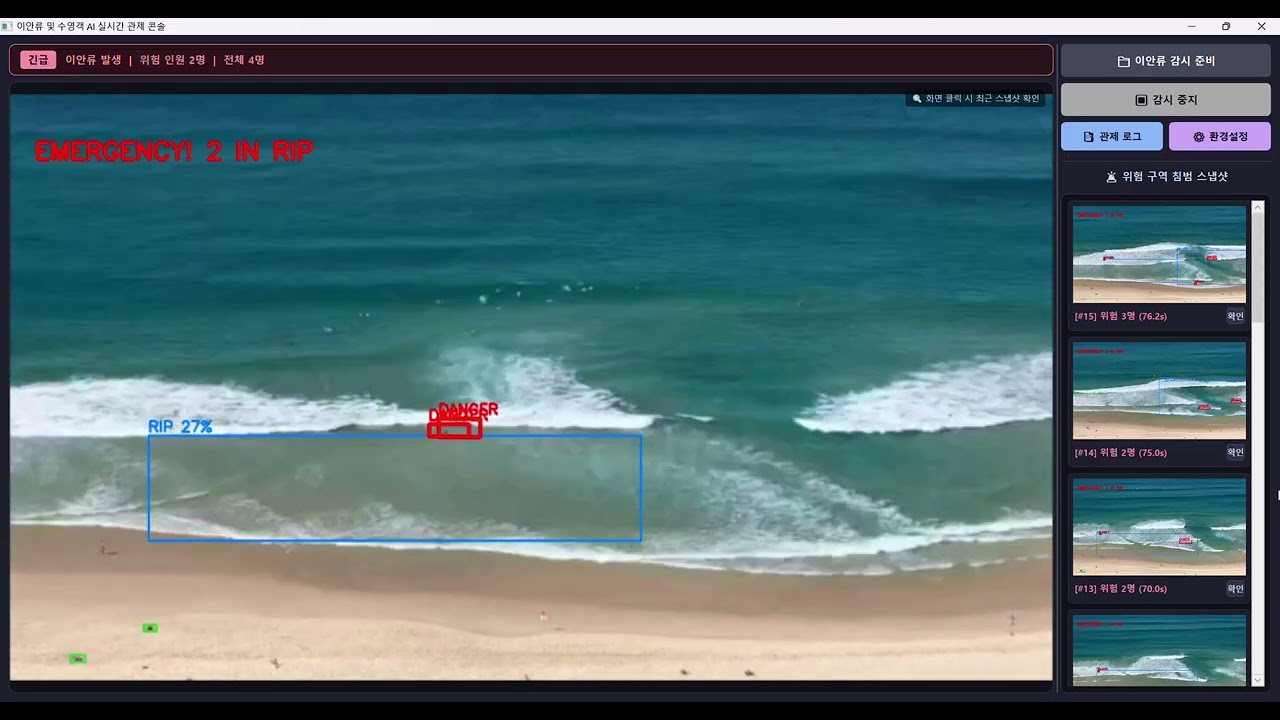
#> input picture images/desktop-console.jpg, 1280 x 720 px, found by its file name; its folder holds only this picture in this run
$ python preprocess_dup.py
#> lines starting #> are read from the running program, lines starting #| are printed output that depends on the picture
import os
import shutil
import re
import cv2
import numpy as np
from tqdm import tqdm

# ==========================================
# 1. 경로 설정 (본인 폴더 경로 확인)
# ==========================================
img_dir = "person_data/images"
lbl_dir = "person_data/labels"
dup_img_dir = "person_data/duplicate_backup/images"
dup_lbl_dir = "person_data/duplicate_backup/labels"

os.makedirs(dup_img_dir, exist_ok=True)
os.makedirs(dup_lbl_dir, exist_ok=True)

# ==========================================
# 2. 파일 자연 정렬 (frame_2 -> frame_10 순)
# ==========================================
def natural_sort_key(s):
    return [int(text) if text.isdigit() else text.lower() for text in re.split(r'(\d+)', s)]

valid_exts = ('.jpg', '.jpeg', '.png', '.bmp')
file_list = sorted([f for f in os.listdir(img_dir) if f.lower().endswith(valid_exts)], key=natural_sort_key)

print(f"총 검사 대상 이미지: {len(file_list)}장")

# ==========================================
# 3. 유사 프레임 필터링 실행
# ==========================================
MSE_THRESHOLD = 700.0  # 1200~1400대 정체 프레임 타깃 임계값
prev_img = None
removed_count = 0

for img_name in tqdm(file_list, desc="유사 프레임 정리 중"):
    img_path = os.path.join(img_dir, img_name)
    img = cv2.imread(img_path)
#> img is the input picture: shape (720, 1280, 3); mean B, G, R 113.2, 109.4, 86.6
    if img is None:
        continue

    # 미세 파도 거품 노이즈 완화를 위한 블러 + 64x64 리사이즈
    gray = cv2.cvtColor(img, cv2.COLOR_BGR2GRAY)
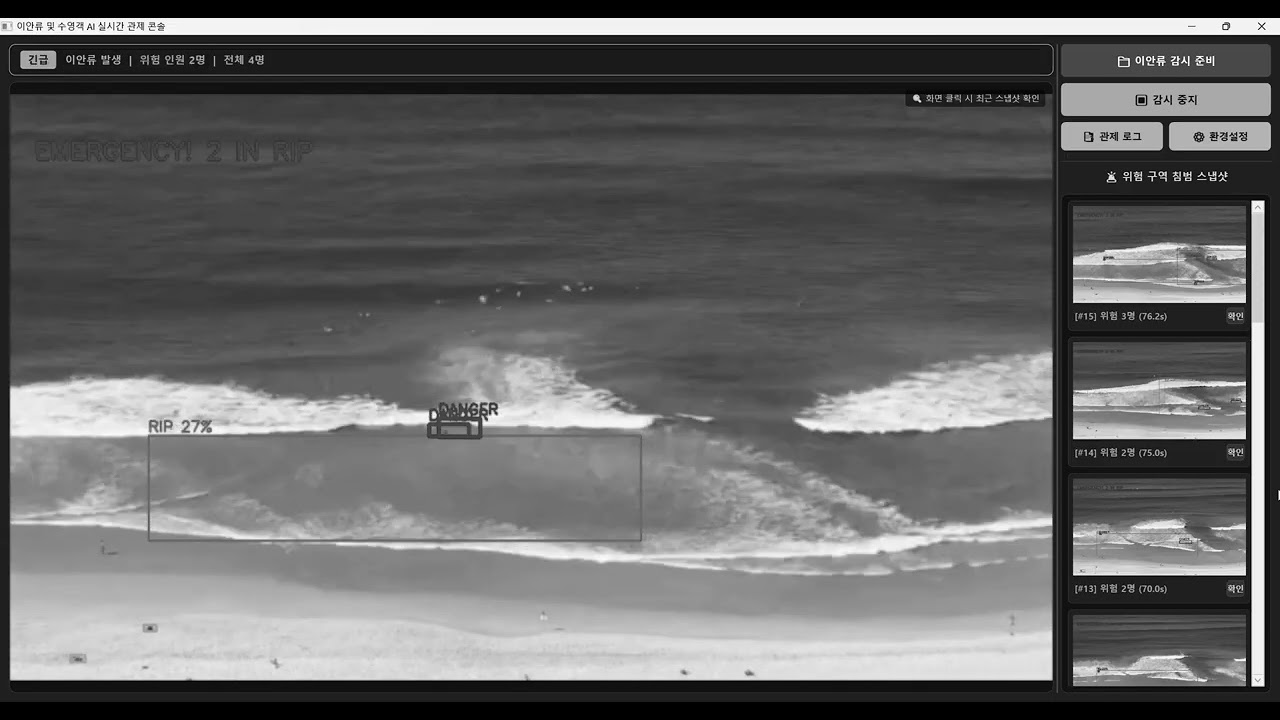
#> gray: shape (720, 1280); min 0, max 255, mean 103
    blurred = cv2.GaussianBlur(gray, (5, 5), 0)
    curr_small = cv2.resize(blurred, (64, 64))
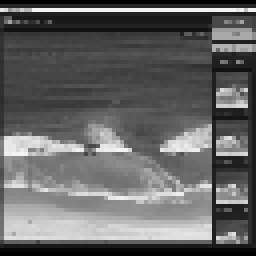
#> curr_small: shape (64, 64) (shown 4 times larger); min 0, max 245, mean 100.2

    # 첫 프레임 기준점 등록
    if prev_img is None:
        prev_img = curr_small
        continue

    # 기준 프레임과의 MSE(평균 제곱 오차) 계산
    mse = np.mean((prev_img.astype(np.float32) - curr_small.astype(np.float32)) ** 2)

    # 차이가 기준값 이하인 경우: 정체/중복 프레임으로 판정해 격리
    if mse < MSE_THRESHOLD:
        base_name = os.path.splitext(img_name)[0]
        lbl_path = os.path.join(lbl_dir, base_name + ".txt")

        shutil.move(img_path, os.path.join(dup_img_dir, img_name))
        if os.path.exists(lbl_path):
            shutil.move(lbl_path, os.path.join(dup_lbl_dir, base_name + ".txt"))

        removed_count += 1
        # 중복 이미지는 건너뛰고, 기준 프레임(prev_img)은 그대로 유지하여 다음 장과 비교
        continue

    # 의미 있는 시각적 변화가 감지되었을 때만 새 기준 프레임으로 갱신
    prev_img = curr_small

print("-" * 40)
print(f"작업 완료!")
print(f"격리된 유사 이미지: 총 {removed_count}장")
print(f"남은 정상 이미지: 총 {len(file_list) - removed_count}장")
print(f"격리 보관 위치: {dup_img_dir}")
print("-" * 40)

$ run again, on images/web-console.jpg
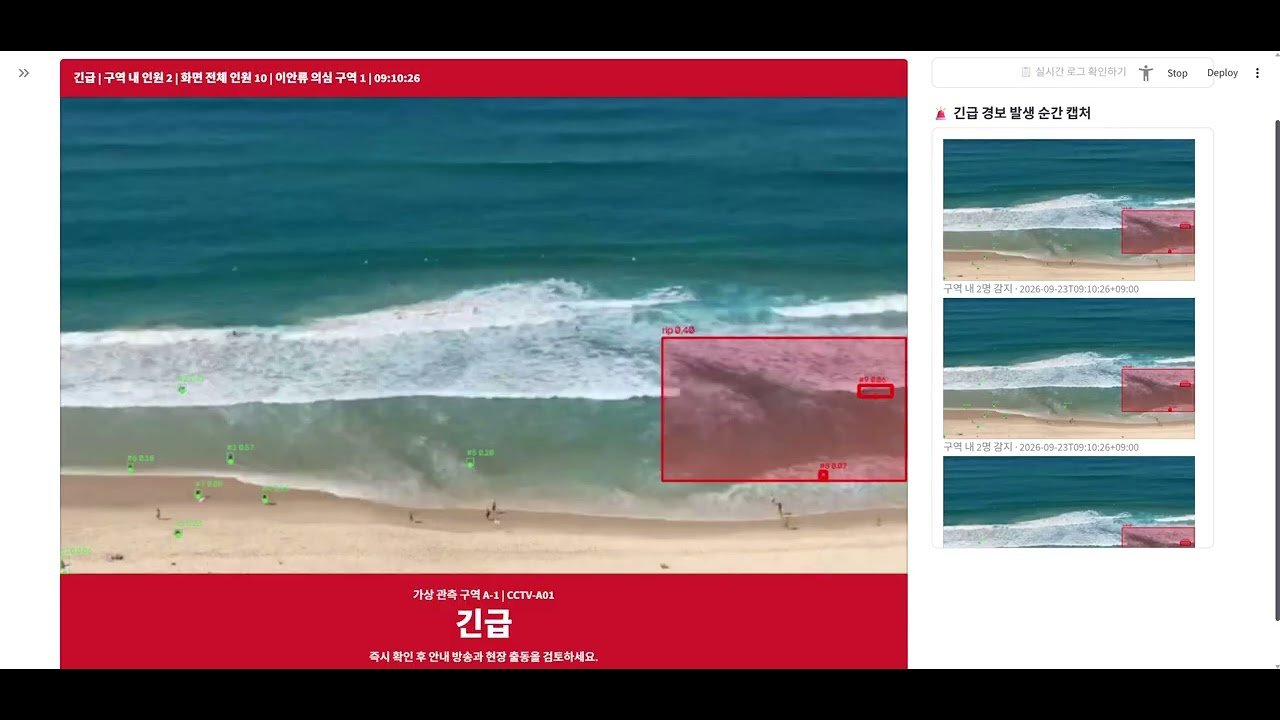
#> input picture images/web-console.jpg, 1280 x 720 px, found by its file name
#> img is the input picture: shape (720, 1280, 3); mean B, G, R 128.2, 123.1, 131
#> `gray = cv2.cvtColor(img, cv2.COLOR_BGR2GRAY)`:
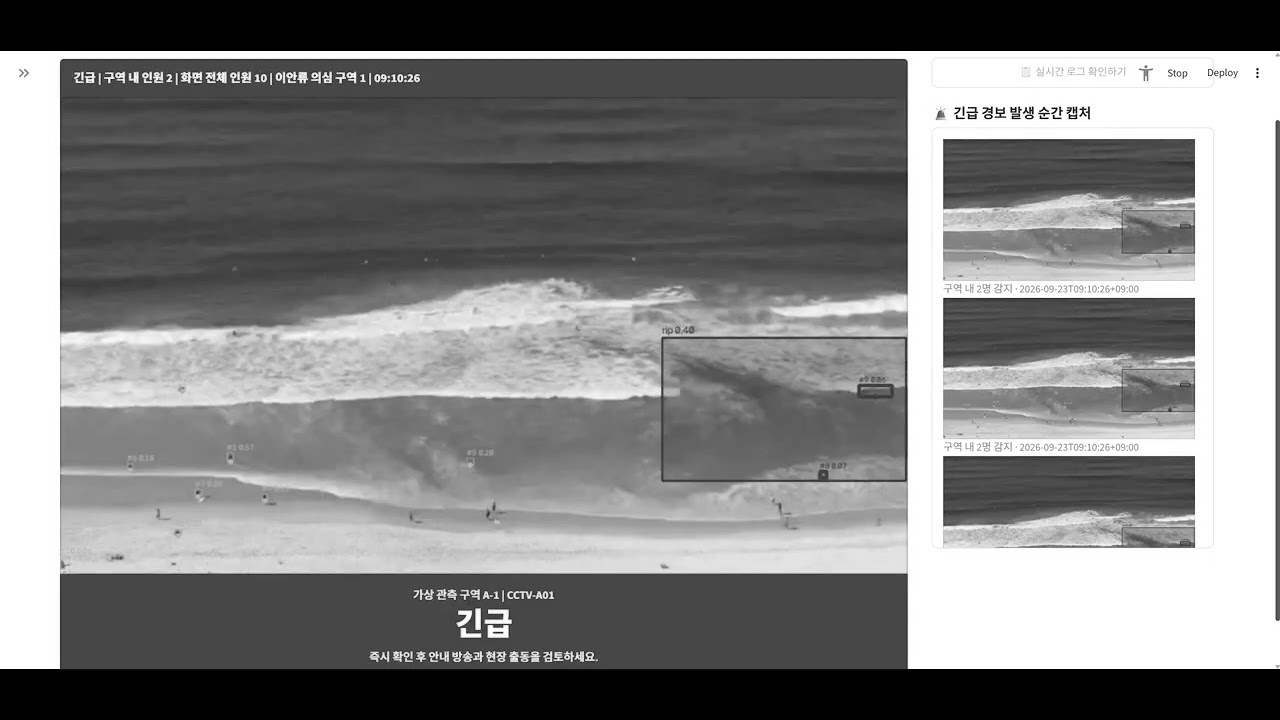
#> gray: shape (720, 1280); min 0, max 255, mean 126
#> `curr_small = cv2.resize(blurred, (64, 64))`:
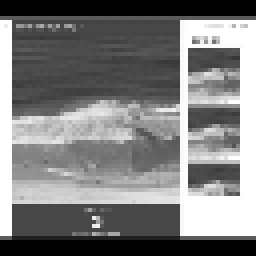
#> curr_small: shape (64, 64) (shown 4 times larger); min 0, max 255, mean 125
